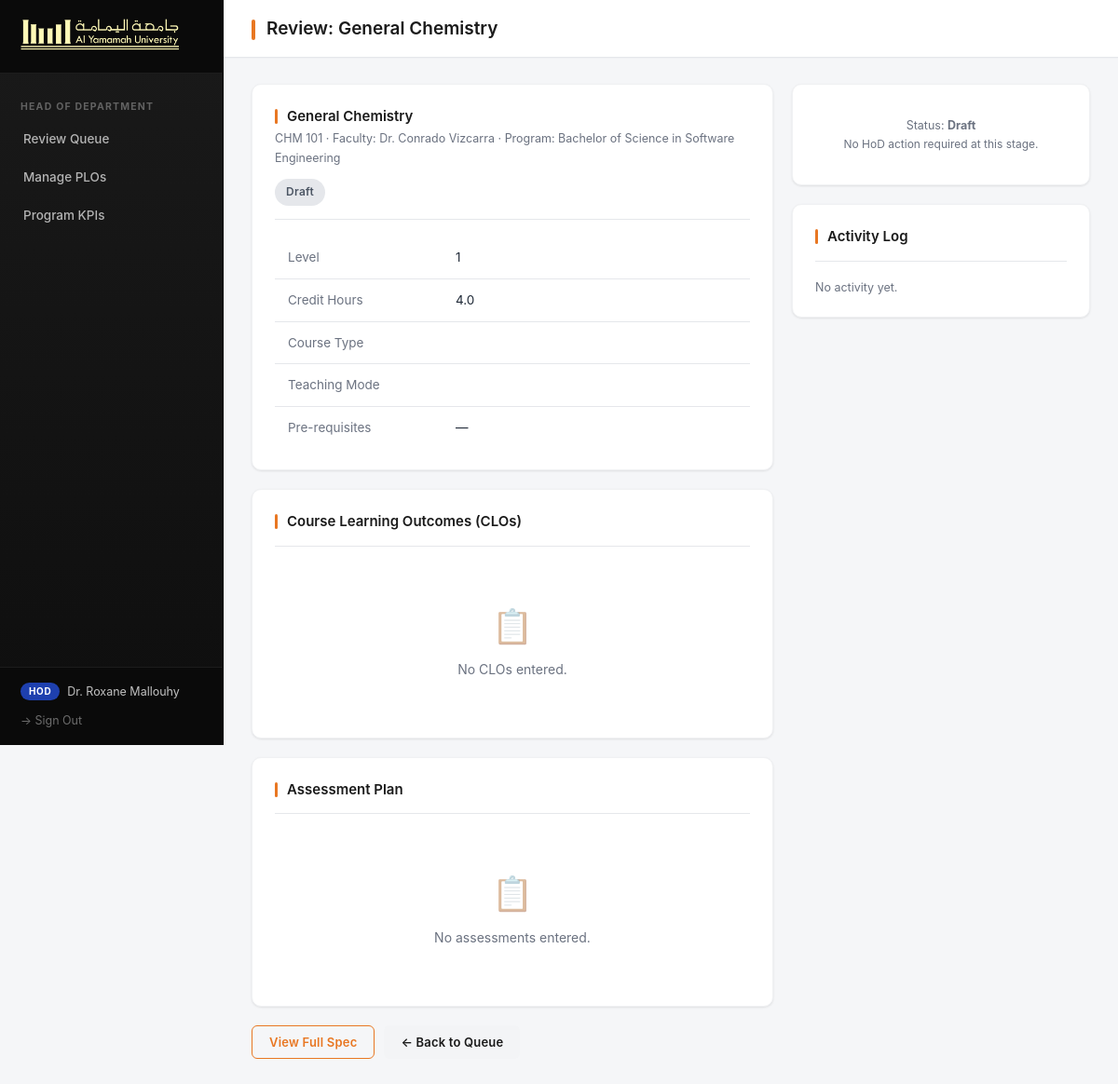
/hod/course_review.php?id=2 (signed in), run on the app's committed database.
### tables this page shows
CREATE TABLE `course_specs` (
  `course_id` int NOT NULL,
  `program_id` int DEFAULT NULL,
  `faculty_id` int DEFAULT NULL,
  `course_title` varchar(200) NOT NULL,
  `course_code` varchar(50) DEFAULT NULL,
  `credit_hours` decimal(4,1) DEFAULT NULL,
  `course_type` varchar(100) DEFAULT NULL,
  `teaching_mode` varchar(100) DEFAULT NULL,
  `course_level` int DEFAULT NULL,
  `prerequisites` varchar(200) DEFAULT NULL,
  `corequisites` varchar(200) DEFAULT NULL,
  `course_description` text,
  `objectives` text,
  `learning_resources` text,
  `version` varchar(20) DEFAULT '1.0',
  `status` enum('draft','pending_hod','pending_qa','approved') DEFAULT 'draft',
  `created_at` datetime DEFAULT CURRENT_TIMESTAMP,
  `updated_at` datetime DEFAULT CURRENT_TIMESTAMP ON UPDATE CURRENT_TIMESTAMP
);

CREATE TABLE `user` (
  `user_id` int NOT NULL,
  `username` varchar(100) NOT NULL,
  `password` varchar(255) NOT NULL,
  `role` enum('faculty','hod','qa') NOT NULL,
  `full_name` varchar(150) DEFAULT NULL,
  `department` varchar(150) DEFAULT NULL,
  `created_at` datetime DEFAULT CURRENT_TIMESTAMP
);

CREATE TABLE `program_specs` (
  `program_id` int NOT NULL,
  `program_name` varchar(200) NOT NULL,
  `program_code` varchar(50) DEFAULT NULL,
  `college` varchar(150) DEFAULT NULL,
  `department` varchar(150) DEFAULT NULL,
  `credit_hours` int DEFAULT NULL,
  `qualification_level` varchar(100) DEFAULT NULL,
  `mission` text,
  `goals` text,
  `program_aims` text,
  `program_structure` text
);

### hod/course_review.php (the view, shortened to what this page needs)
<?php
require_once '../db.php';
$course_id = intval($_GET['id'] ?? 0);
$stmt = $pdo->prepare(
    'SELECT cs.*, ps.program_name, u.full_name as faculty_name
     FROM course_specs cs
     LEFT JOIN program_specs ps ON cs.program_id = ps.program_id
     LEFT JOIN user u ON cs.faculty_id = u.user_id
     WHERE cs.course_id = ?'
);
$stmt->execute([$course_id]);
$course = $stmt->fetch();
$page_title = 'Review: ' . $course['course_title'];
$clos = $pdo->prepare(
    'SELECT cl.*, GROUP_CONCAT(p.plo_code ORDER BY p.plo_code SEPARATOR ", ") as plo_codes
     FROM course_learning_outcomes cl
     LEFT JOIN clo_plo_mapping m ON cl.clo_id = m.clo_id
     LEFT JOIN program_learning_outcomes p ON m.plo_id = p.plo_id
     WHERE cl.course_id = ?
     GROUP BY cl.clo_id
     ORDER BY cl.category, cl.clo_code'
);
$clos->execute([$course_id]);
$clos = $clos->fetchAll();
$assessments = $pdo->prepare('SELECT * FROM assessments WHERE course_id = ? ORDER BY timing_week');
$assessments->execute([$course_id]);
$assessments = $assessments->fetchAll();
$logs = $pdo->prepare(
    'SELECT al.*, u.full_name, u.role FROM approval_log al
     JOIN user u ON al.user_id = u.user_id
     WHERE al.course_id = ? ORDER BY al.created_at DESC'
);
$logs->execute([$course_id]);
$logs = $logs->fetchAll();
include '../includes/header.php';
?>
<div style="display:flex; gap:20px; align-items:flex-start; flex-wrap:wrap;">
    <div style="flex:1; min-width:0;">
        <div class="card">
            <div class="card-header">
                <div>
                    <h2><?php echo htmlspecialchars($course['course_title']); ?></h2>
                    <small class="text-muted">
                        <?php echo htmlspecialchars($course['course_code']); ?> ·
                        Faculty: <?php echo htmlspecialchars($course['faculty_name']); ?> ·
                        Program: <?php echo htmlspecialchars($course['program_name'] ?? '—'); ?>
                    </small>
                </div>
                <span class="status-badge status-<?php echo $course['status']; ?>" style="font-size:12px; padding:5px 12px;">
                    <?php echo ucwords(str_replace('_', ' ', $course['status'])); ?>
                </span>
            </div>
            <table style="margin-bottom:0;">
                <tr><td style="width:180px; color:var(--text-muted);">Level</td><td><?php echo htmlspecialchars($course['course_level']); ?></td></tr>
                <tr><td style="color:var(--text-muted);">Credit Hours</td><td><?php echo htmlspecialchars($course['credit_hours']); ?></td></tr>
                <tr><td style="color:var(--text-muted);">Course Type</td><td><?php echo htmlspecialchars($course['course_type']); ?></td></tr>
                <tr><td style="color:var(--text-muted);">Teaching Mode</td><td><?php echo htmlspecialchars($course['teaching_mode']); ?></td></tr>
                <tr><td style="color:var(--text-muted);">Pre-requisites</td><td><?php echo htmlspecialchars($course['prerequisites'] ?: '—'); ?></td></tr>
            </table>
        </div>
        <div class="card">
            <div class="card-header"><h2>Course Learning Outcomes (CLOs)</h2></div>
            <?php if (empty($clos)): ?>
                <p class="empty-state">No CLOs entered.</p>
            <?php endif; ?>
        </div>
        <div class="card">
            <div class="card-header"><h2>Assessment Plan</h2></div>
            <?php if (empty($assessments)): ?>
                <p class="empty-state">No assessments entered.</p>
            <?php endif; ?>
        </div>
        <div style="display:flex; gap:10px; margin-bottom:20px;">
            <a href="<?php echo BASE_URL; ?>/course/view.php?id=<?php echo $course_id; ?>" class="btn btn-outline" target="_blank">View Full Spec</a>
            <a href="dashboard.php" class="btn btn-ghost">← Back to Queue</a>
        </div>
    </div>
    <div style="width:320px; min-width:280px;">
        <?php if ($course['status'] === 'pending_hod'): ?>
        <div class="card">
            <div class="card-header"><h2>Decision</h2></div>
            <form method="POST">
                <div class="form-group">
                    <label for="comment">Comment / Feedback</label>
                    <textarea id="comment" name="comment" rows="5"
                              placeholder="Optional for approval. Required when returning to faculty." oninput="checkComment()"></textarea>
                </div>
                <div style="display:flex; flex-direction:column; gap:8px;">
                    <button type="submit" name="action" value="approve" class="btn btn-success btn-full"
                            onclick="return confirm('Approve and forward to QA?')">
                        ✓ Approve — Forward to QA
                    </button>
                    <button type="submit" id="rejectBtn" name="action" value="reject" class="btn btn-danger btn-full" disabled>
                        ↺ Return to Faculty
                    </button>
                </div>
            </form>
        </div>
        <?php else: ?>
        <div class="card">
            <p class="text-muted text-center" style="padding:12px 0;">
                Status: <strong><?php echo ucwords(str_replace('_', ' ', $course['status'])); ?></strong><br>
                <span style="font-size:12px;">No HoD action required at this stage.</span>
            </p>
        </div>
        <?php endif; ?>
        <div class="card">
            <div class="card-header"><h2>Activity Log</h2></div>
            <?php if (empty($logs)): ?>
                <p class="text-muted">No activity yet.</p>
            <?php endif; ?>
        </div>
    </div>
</div>
<?php include '../includes/footer.php'; ?>

### includes/header.php (shortened to what this page needs)
<?php
$role = $_SESSION['role'] ?? '';
$name = $_SESSION['name'] ?? $_SESSION['username'] ?? '';
$b    = BASE_URL;
$current = $_SERVER['SCRIPT_NAME'];
function navActive($current, $needle) {
    return strpos($current, $needle) !== false ? 'active' : '';
}
?>
<!DOCTYPE html>
<html lang="en">
<head>
    <link rel="stylesheet" href="<?php echo $b; ?>/assets/style.css">
</head>
<body>
<div class="layout">
    <aside class="sidebar">
        <div class="sidebar-brand">
            <img src="<?php echo $b; ?>/assets/yu-logo.png" alt="Al Yamamah University"
                 onerror="this.style.display='none'; document.getElementById('brand-fallback').style.display='block';">
        </div>
        <nav class="sidebar-nav">
            <?php if ($role === 'faculty'): ?>
                <div class="nav-section">Faculty</div>
                <a href="<?php echo $b; ?>/faculty/dashboard.php" class="<?php echo navActive($current, 'faculty/dashboard'); ?>">
                    <span class="label">My Courses</span>
                </a>
                <a href="<?php echo $b; ?>/faculty/course_create.php" class="<?php echo navActive($current, 'course_create'); ?>">
                    <span class="label">+ New Course Spec</span>
                </a>
                <a href="<?php echo $b; ?>/mapping.php" class="<?php echo navActive($current, 'mapping.php'); ?>">
                    <span class="label">CLO–PLO Mapping</span>
                </a>
            <?php elseif ($role === 'hod'): ?>
                <div class="nav-section">Head of Department</div>
                <a href="<?php echo $b; ?>/hod/dashboard.php" class="<?php echo navActive($current, 'hod/dashboard'); ?>">
                    <span class="label">Review Queue</span>
                </a>
                <a href="<?php echo $b; ?>/hod/plos.php" class="<?php echo navActive($current, 'hod/plos'); ?>">
                    <span class="label">Manage PLOs</span>
                </a>
                <a href="<?php echo $b; ?>/hod/program_kpis.php" class="<?php echo navActive($current, 'program_kpis'); ?>">
                    <span class="label">Program KPIs</span>
                </a>
            <?php endif; ?>
        </nav>
        <div class="sidebar-footer">
            <div class="user-info">
                <span class="role-badge role-<?php echo $role; ?>"><?php echo strtoupper($role); ?></span>
                <span><?php echo htmlspecialchars($name); ?></span>
            </div>
            <a href="<?php echo $b; ?>/logout.php" class="logout-link">→ Sign Out</a>
        </div>
    </aside>
    <main class="main-content">
        <div class="topbar">
            <h1 class="page-title">
                <span class="topbar-accent"></span><?php echo htmlspecialchars($page_title ?? 'Dashboard'); ?>
            </h1>
        </div>
        <div class="content-body">

### data on the page
course_specs: course_title "Review: General Chemistry", course_title "General Chemistry", course_code "CHM 101", faculty.full_name "Dr. Conrado Vizcarra", program.program_name "Bachelor of Science in Software Engineering", status "Draft", course_level "1", credit_hours "4.0", prerequisites "—"

### other printed values
$role "HOD"
$name "Dr. Roxane Mallouhy"
